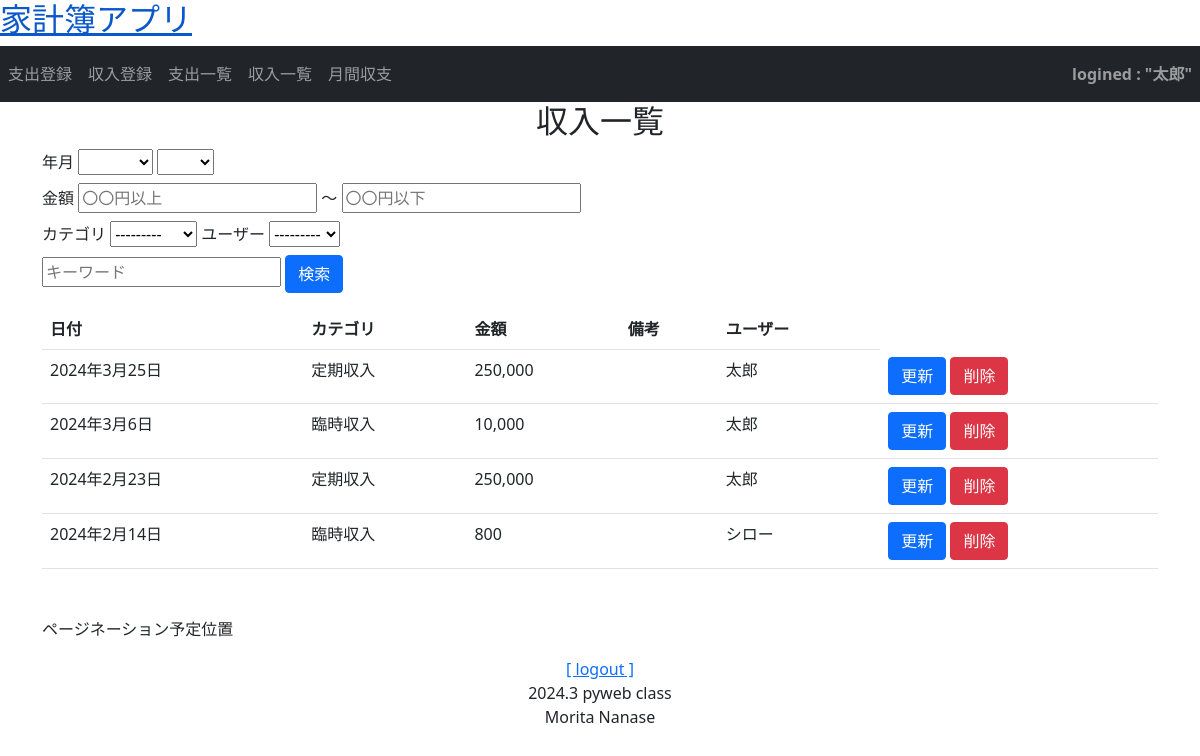
Screenshot of /money/income_list/ (signed in) with the database file from the repository.
### accounts/models.py (models this page shows)
class User(AbstractBaseUser, PermissionsMixin):
    account_id = models.CharField(
        verbose_name=_("account_id"),
        unique=True,
        max_length=10
    )
    email = models.EmailField(
        verbose_name=_("email"),
        unique=True
    )
    family_name = models.ForeignKey(
        Family,
        verbose_name=_("家名"),
        on_delete=models.CASCADE,
        null=True,
        default=None  # デフォルト値
    )
    first_name = models.CharField(
        verbose_name=_("名前"),
        max_length=150,
        null=True,
        blank=False
    )
    is_superuser = models.BooleanField(
        verbose_name=_("is_superuer"),
        default=False
    )
    is_staff = models.BooleanField(
        verbose_name=_('staff status'),
        default=True,
    )
    is_active = models.BooleanField(
        verbose_name=_('active'),
        default=True,
    )
    created_at = models.DateTimeField(
        verbose_name=_("created_at"),
        auto_now_add=True
    )
    updated_at = models.DateTimeField(
        verbose_name=_("updateded_at"),
        auto_now=True
    )
    objects = UserManager()
    USERNAME_FIELD = 'account_id' # ログイン時、ユーザー名の代わりにaccount_idを使用
    REQUIRED_FIELDS = ['email']  # スーパーユーザー作成時にemailも設定
    def __str__(self):
        return self.account_id

### money/models.py (models this page shows, shortened)
class Income(models.Model):
    date = models.DateField('日付')
    account_id = models.ForeignKey(User, on_delete=models.SET_NULL, null=True)
    category = models.ForeignKey(IncomeCategory, on_delete=models.PROTECT, verbose_name='カテゴリ')
    item = models.ForeignKey(IncomeItem, verbose_name='収入項目', on_delete=models.SET_NULL, null=True, blank=True)
    user_item = models.ForeignKey(IncomeOrigItem, verbose_name='ユーザー設定収入項目', on_delete=models.SET_NULL, null=True, blank=True)
    price = models.IntegerField('金額')
    description = models.TextField('備考', null=True, blank=True)

class IncomeCategory(models.Model):
    name = models.CharField('収入カテゴリ', max_length=32)
    def __str__(self):
        return self.name

### money/views.py (the view, shortened to what this page needs)
# urls.py: path('money/income_list/', views.IncomeList.as_view(), name='income_list'),
class IncomeList(LoginRequiredMixin, generic.ListView):
    template_name = 'money/list.html'
    model = Income
    ordering = '-date'
    def get_queryset(self):
        queryset = super().get_queryset()
        self.form = form = IncomeSearchForm(self.request.GET or None)
        return queryset
    def get_context_data(self, **kwargs):
        context = super().get_context_data(**kwargs)
        context['page_title'] = '収入一覧'  # list.html
        context['search_form'] = self.form
        context['lists'] = self.get_queryset() # list.html
        return context

### money/my_context_processor.py (called while the page is built)
def common(request): # 家計簿アプリの共通コンテクスト
    now = timezone.now()
    return {"now_year": now.year,
            "now_month": now.month}

### money/templates/money/list.html (shortened to what this page needs)
{% extends 'money/base.html' %}
{% load humanize %}
{% block title %}
  <h2>{{ page_title }}</h2>
{% endblock %}
{% block content %}
  <form class="mt-1" id="search-form" action="" method="GET">
    <div>
      <label class="label mr-4">年月</label>
      {{ search_form.year }}
      {{ search_form.month }}
    </div>
    <div class="mt-2">
      <label class="label mr-4">金額</label>
      {{ search_form.greater_than }}
      <span class="ml-2 mr-4">～</span>
      {{ search_form.less_than }}
    </div>
    <div class="mt-2">
      <label class="label mr-4">カテゴリ</label>
      {{ search_form.category }}
      <label class="label mr-4">ユーザー</label>
      {{ search_form.account_id }}
    </div>
    <div class="mt-2">
      {{ search_form.key_word }}
      <button class="btn btn-primary" type="submit">検索</button>
    </div>
  </form>
  <table class="table mt-3">
    <tr>
      <th>日付</th>
      <th>カテゴリ</th>
      <th>金額</th>
      <th>備考</th>
      <th>ユーザー</th>
    </tr>
    {% for list in lists %}
    <tr>
      <td>{{ list.date }}</td>
      <td>{{ list.category }}</td>
      <td>{{ list.price|intcomma}}</td>
      <td>
        <td>{{ list.account_id }}</td>
      </td>
      <td>
        <div class="manage-btn-area">
        {% if '支出' in page_title %}
          <div class="update-btn-area">
            <a class="btn btn-primary" href="{% url 'money:payment_update' list.pk %}">更新</a>
            <a class="btn btn-danger" href="{% url 'money:payment_delete' list.pk %}">削除</a>
          </div>
        {% else %}
          <div class="update-btn-area">
            <a class="btn btn-primary" href="{% url 'money:income_update' list.pk %}">更新</a>
            <a class="btn btn-danger" href="{% url 'money:income_delete' list.pk %}">削除</a>
          </div>
        {% endif %}
        </div>
      </td>
    </tr>
    {% endfor %}
  </table>
  <div class="mt-5">
    <p>ページネーション予定位置</p>
  </div>
{% endblock %}

### money/templates/money/base.html (shortened to what this page needs)
{% load static %}
<!DOCTYPE html>
<html lang="ja">
<head>
  <link href="https://cdn.jsdelivr.net/npm/bootstrap@5.0.2/dist/css/bootstrap.min.css" rel="stylesheet"
>
</head>
<body>
  <header class="page-header">
    <h2>
      <a href="{% url 'money:payment_list' %}" class="header-title">家計簿アプリ</a>
    </h2>
    <nav class="navbar fixed-top navbar-expand navbar-dark bg-dark">
      <ul style="width:100%" class="navbar-nav mr-auto">
        <li class="nav-item">
          <a class="nav-link" href="{% url 'money:payment_create'%}">支出登録</a>
        </li>
        <li class="nav-item">
          <a class="nav-link" href="{% url 'money:income_create'%}">収入登録</a>
        </li>
        <li class="nav-item">
          <a class="nav-link" href="{% url 'money:payment_list' %}">支出一覧</a>
        </li>
        <li class="nav-item">
          <a class="nav-link" href="{% url 'money:income_list'%}">収入一覧</a>
        </li>
        <li class="nav-item">
          <a class="nav-link" href="{% url 'money:month_dashboard' now_year now_month%}">月間収支</a>
        </li>
        <li class="nav-item nav-link ms-auto fw-bold">
          {% if user.is_authenticated %}
            logined : "{{ user.account_id }}"
          {% else %}
            logouted
          {% endif %}
        </li>
      </ul>
    </nav>
  </header>
  <div class="layout mx-auto text-center">
      {% block title %}{% endblock %}
  </div>
  <div class="container">
      <main>
        {% block content %}{% endblock %}
      </main>
  </div>
  <div class="my-3 text-center">
      <span class="font-weight-bold">
          <a href="/logout?next=">[ logout ]</a>
      </span>
      <span class="float-right">
        <div>2024.3 pyweb class</div>
        <div>Morita Nanase</div>
      </span>
  </div>
</body>
</html>

### money/templates/money/base.html (style rules this page uses)
.navbar { position: relative; z-index: 1; }
.container { position: relative; z-index: 2; }

### rows the page displays
User: account_id "太郎"
User: account_id "---------"
Income: date "2024年3月25日", category "定期収入", price "250,000", account_id "太郎"
Income: date "2024年3月6日", category "臨時収入", price "10,000", account_id "太郎"
Income: date "2024年2月23日", category "定期収入", price "250,000", account_id "太郎"
Income: date "2024年2月14日", category "臨時収入", price "800", account_id "シロー"

### other values shown
{{ page_title }} "収入一覧"
